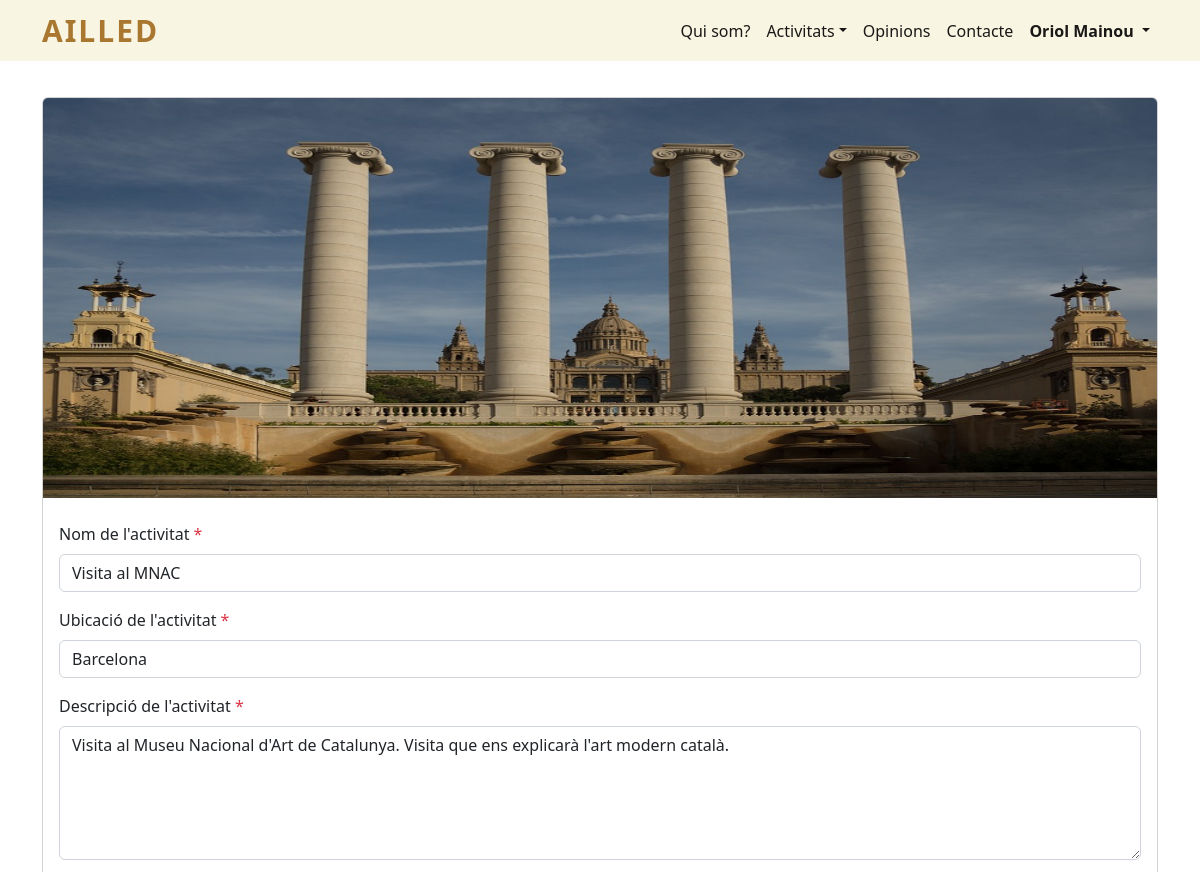
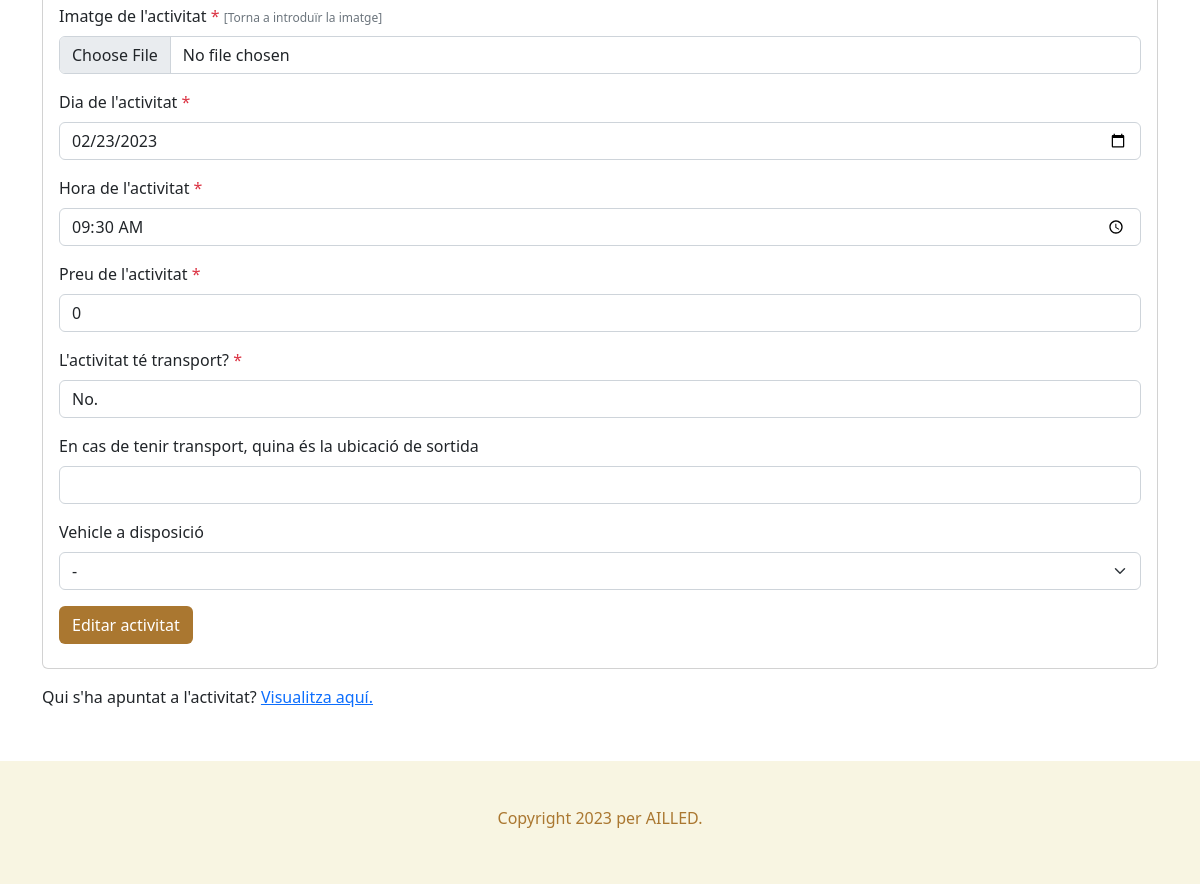
Page /detall_activitat.php?id=13 (signed in) on the committed database (2 pictures, top to bottom).
### tables this page shows
CREATE TABLE `usuari` (
  `id` int(11) NOT NULL,
  `nom` varchar(50) NOT NULL,
  `telefon` int(11) NOT NULL,
  `email` varchar(50) NOT NULL,
  `contrasenya` text NOT NULL,
  `imatge` varchar(50) NOT NULL,
  `es_admin` int(11) NOT NULL
);

CREATE TABLE `activitat` (
  `id` int(11) NOT NULL,
  `nom` varchar(50) NOT NULL,
  `id_usuari` int(11) NOT NULL,
  `ubicacio` varchar(50) NOT NULL,
  `descripcio` varchar(300) NOT NULL,
  `participants` int(11) NOT NULL,
  `participants_disponibles` int(11) NOT NULL,
  `dia` date NOT NULL,
  `hora` time NOT NULL,
  `preu` int(11) NOT NULL,
  `imatge` varchar(50) NOT NULL,
  `transport` int(11) NOT NULL,
  `lloc_sortida_transport` varchar(50) NOT NULL,
  `id_vehicle_transport` int(11) NOT NULL,
  `voluntaris` int(11) NOT NULL,
  `voluntaris_disponibles` int(11) NOT NULL,
  `esta_acceptada` int(11) NOT NULL
);

### detall_activitat.php (the view, shortened to what this page needs)
<!doctype html>
<html lang="es">
<head>
  <?php
    include "codi_repetit/head.php";
  ?>
</head>
<body>
  <header>
    <?php
      include "codi_repetit/menu_navegacio.php";
      menu_navegacio();
    ?>
  </header>
  <main>
    <section id="detall_activitat">
      <div class="container">
        <?php
        if (isset($_SESSION["id_usuari_sessio"])) {
        ?>
        <?php
    $id_activitat_buscada = $_GET["id"];
    $sql = "SELECT * FROM activitat WHERE id = '$id_activitat_buscada'";
    $result = $connexio->query($sql);
    if ($result->num_rows > 0) {
      while ($row = $result->fetch_assoc()) {
        if (isset($_SESSION['id_usuari_sessio'])) {
          if ($row["id_usuari"] == $_SESSION['id_usuari_sessio']) {
            ?>
            <form action="detall_activitat.php?id=<?php echo $row['id'] ?>" method="post" enctype="multipart/form-data">
              <div class="card mb-3">
                <img class="card-img-top" src="imatges/activitats/<?php echo $row['imatge'] ?>" title="<?php echo $row['nom'] ?>" alt="<?php echo $row['nom'] ?>" height="400" >
                <div class="card-body">
                  <div class="col-12 py-2">
                    <label for="nom" class="form-label">
                      Nom de l'activitat
                      <span class="text-danger">*</span>
                    </label>
                    <input value="<?php echo $row['nom'] ?>" type="text" class="form-control" maxlength="50" minlength="1" name="nom_activitat" id="nom" required>
                  </div>
                  <div class="col-12 py-2">
                    <label for="ubicacio" class="form-label">
                      Ubicació de l'activitat
                      <span class="text-danger">*</span>
                    </label>
                    <input value="<?php echo $row['ubicacio'] ?>" type="text" class="form-control" maxlength="50" minlength="1" name="ubicacio_activitat" id="ubicacio" required>
                  </div>
                  <div class="col-12 py-2">
                    <label for="descripcio" class="form-label">
                      Descripció de l'activitat
                      <span class="text-danger">*</span>
                    </label>
                    <textarea name="descripcio_activitat" id="descripcio" rows="5" class="form-control" maxlength="300" required><?php echo $row['descripcio'] ?></textarea>
                  </div>
                  <div class="col-12 py-2">
                    <label for="imatge" class="form-label">
                      Imatge de l'activitat
                      <span class="text-danger">*</span>
                      <span class="text-muted" id="max_paraules">[Torna a introduïr la imatge]</span>
                    </label>
                    <input type="file" class="form-control" name="img_activitat" id="imatge" required>
                  </div>
                  <div class="col-12 py-2">
                    <label for="dia" class="form-label">
                      Dia de l'activitat
                      <span class="text-danger">*</span>
                    </label>
                    <input value="<?php echo $row['dia'] ?>" type="date" class="form-control" name="dia_activitat" id="dia" required>
                  </div>
                  <div class="col-12 py-2">
                    <label for="hora" class="form-label">
                      Hora de l'activitat
                      <span class="text-danger">*</span>
                    </label>
                    <input value="<?php echo $row['hora'] ?>" type="time" class="form-control" name="hora_activitat" id="hora" required>
                  </div>
                  <div class="col-12 py-2">
                    <label for="preu" class="form-label">
                      Preu de l'activitat
                      <span class="text-danger">*</span>
                    </label>
                    <input value="<?php echo $row['preu'] ?>" type="number" class="form-control" name="preu_activitat" id="preu" min="0" required>
                  </div>
                  <div class="col-12 py-2">
                    <label for="transport" class="form-label">
                      L'activitat té transport?
                      <span class="text-danger">*</span>
                    </label>
                    <select class="form-control" id="transport" name="transport_activitat">
                      <?php
                      if ($row["transport"] > 0) {
                        echo "<option value='1'>Sí.</option>";
                        echo "<option value='0'>No.</option>";
                      } else {
                        echo "<option value='0'>No.</option>";
                      }
                      ?>
                    </select>
                  </div>
                  <div class="col-12 py-2">
                    <label for="lloc_sortida_transport" class="form-label">
                      En cas de tenir transport, quina és la ubicació de sortida
                    </label>
                    <?php
                    if ($row["lloc_sortida_transport"] != NULL) {
                      ?>
                      <input value="<?php echo $row['lloc_sortida_transport'] ?>" type="text" class="form-control" maxlength="50" minlength="1" name="lloc_sortida_transport" id="lloc_sortida_transport">
                      <?php
                    } else {
                      ?>
                      <input type="text" class="form-control" maxlength="50" minlength="1" name="lloc_sortida_transport" id="lloc_sortida_transport">
                      <?php
                    }
                    ?>
                  </div>
                  <div class="col-12 py-2">
                    <label for="vehicle_transport" class="form-label">
                      Vehicle a disposició
                    </label>
                    <select class="form-select" id="vehicle_transport" name="vehicle_transport">
                      <option value="0">-</option>
                    </select>
                  </div>
                  <div class="col-12 py-2">
                    <input type="submit" class="btn boto_marro" value="Editar activitat" name="update_act">
                  </div>
                </div>
              </div>
            </form>
            <p>
              Qui s'ha apuntat a l'activitat?
              <?php echo "<a href='detall_activitat_participants_voluntaris.php?id=" . $_GET["id"] . "'>Visualitza aquí.</a>"; ?>
            </p>
            <?php
          }
        }
      }
    } else {
      echo "<div class='alert alert-danger' role='alert'>No hi ha cap activitat amb aquesta id: " . $id_activitat_buscada . "</div>";
    }
  } else {
    no_ha_iniciat_sessio();
  }
  ?>
  </div>
  </section>
  </main>
  <footer>
    <?php
    include "codi_repetit/peu_pagina.php";
    ?>
  </footer>
</body>
</html>

### codi_repetit/menu_navegacio.php (shortened to what this page needs)
<?php
  function menu_navegacio() {
    ?>
    <nav class="navbar navbar-expand-lg">
      <div class="container">
        <a id="ailled" href="index.php">Ailled</a>
        <div class="collapse navbar-collapse" id="nav_menu_navegacio">
          <ul class="navbar-nav ms-md-auto" id="menu_principal">
            <li class="nav-item">
              <a class="nav-link active" href="quisom.php">Qui som?</a>
            </li>
            <li class="nav-item dropdown">
              <a class="nav-link active dropdown-toggle" href="" role="button" data-bs-toggle="dropdown">Activitats</a>
            </li>
            <li class="nav-item">
              <a class="nav-link active" href="articles_opinions.php">Opinions</a>
            </li>
            <li class="nav-item">
              <a class="nav-link active" href="contacte.php">Contacte</a>
            </li>
            <?php
            if (!isset($_SESSION['id_usuari_sessio'])) {
              ?>
              <li class="nav-item">
                <a class="nav-link active" href="iniciar_sessio_usuari.php">Iniciar sessió</a>
              </li>
              <li class="nav-item">
                <a class="nav-link active" href="registrar_usuari.php">Registrar-me</a>
              </li>
              <?php
            } else {
              ?>
              <li class="nav-item dropdown">
                <a style="font-weight: bold;" class="nav-link active dropdown-toggle" id="navbarDropdown" role="button" data-bs-toggle="dropdown" aria-expanded="false">
                  <?php
                  $connexio = new mysqli("localhost", "root", "", "bbdd_ailled");
                  $connexio->set_charset("utf8");
                  $sql = "SELECT * FROM usuari WHERE id = " . $_SESSION['id_usuari_sessio'] ;
                  $result = $connexio->query($sql);
                  if ($result->num_rows > 0) {
                    while ($row = $result->fetch_assoc()) {
                      echo $row["nom"];
                    }
                  }
                  ?>
                </a>
              </li>
              <?php
            }
            ?>
          </ul>
        </div>
      </div>
    </nav>
    <?php
  }
?>

### estils/css.css (style rules this page uses)
header nav, #formularis { background-color: #F8F5E2; }
header nav a#ailled { font-size: 30px; text-decoration: none; text-transform: uppercase; font-weight: bold; letter-spacing: 2px; }
#ailled { color: #AA7730; }
main section { padding: 3% 0; }
a.boto_marro, input.boto_marro { background-color: #AA7730; color: white; }
span#max_paraules { font-size: 12px; }
footer { background-color: #F8F5E2; padding: 4% 0; }

### rows in the picture
usuari: nom "Oriol Mainou"
activitat: imatge (picture), nom_activitat "Visita al MNAC", ubicacio_activitat "Barcelona", descripcio_activitat "Visita al Museu Nacional d'Art de Catalunya. Visita que ens explicarà l'art modern català.", dia_activitat "02/23/2023", hora_activitat "09:30:00", preu_activitat "0", transport_activitat "No."
